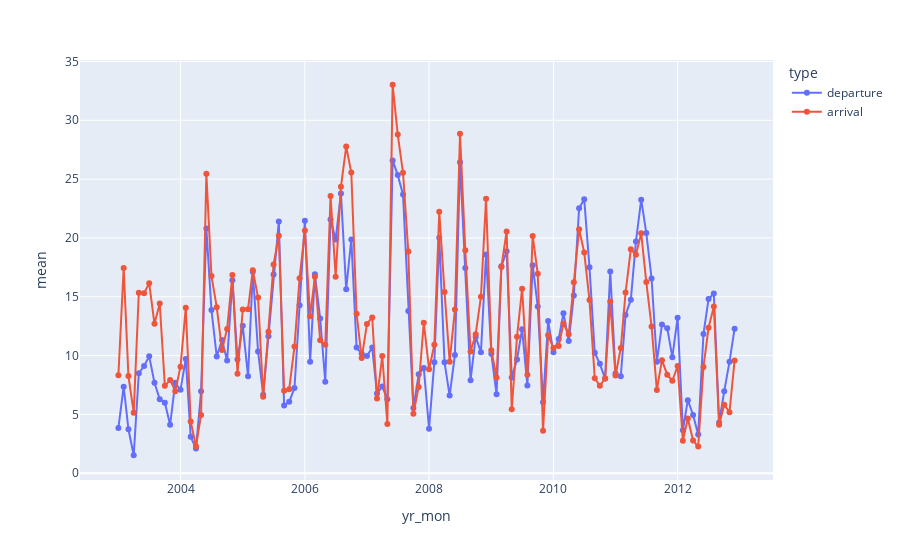

The cell this chart's notebook holds for it:
### Code cell
def update_plot(orig, dest):
    
    orig_dest_plot = px.line()
    if all([orig, dest]):
        dep_subset = orig_dest_dep_df[(orig_dest_dep_df.origin_airport_code == orig) &
        (orig_dest_dep_df.dest_airport_code == dest)]
        dep_subset['yr_mon'] = dep_subset.yr.astype(str) + "-" + dep_subset.mon.map("{:02}".format)
        dep_subset['type'] = "departure"
        
        arr_subset = orig_dest_arr_df[(orig_dest_arr_df.origin_airport_code == orig) &
        (orig_dest_arr_df.dest_airport_code == dest)]
        arr_subset['yr_mon'] = arr_subset.yr.astype(str) + "-" + arr_subset.mon.map("{:02}".format)
        arr_subset['type'] = "arrival"
        
        df = pd.concat([dep_subset[["yr_mon", "mean", "type"]], 
                        arr_subset[["yr_mon", "mean", "type"]]])
        orig_dest_plot = px.line(df, x = "yr_mon", y = "mean", color = "type", markers = True)
    return orig_dest_plot
update_plot("ATL", "ABQ")
